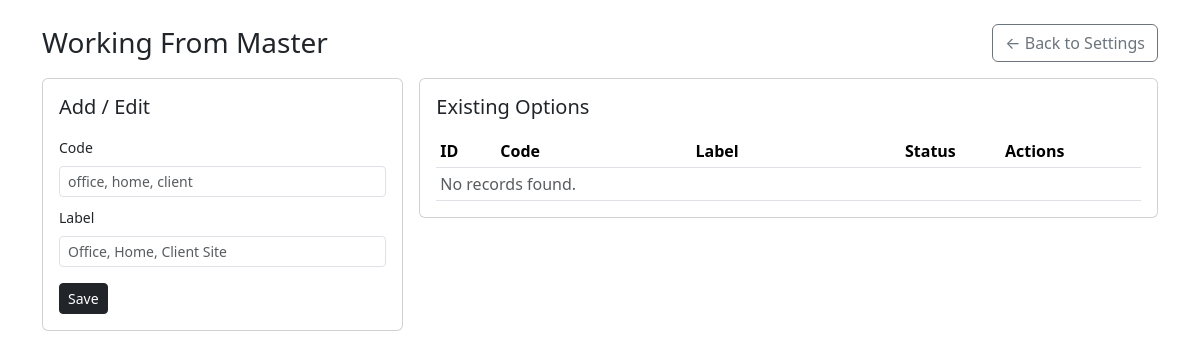
/admin/settings_workingfrom_tab.php, run on an earlier commit of the app's database.
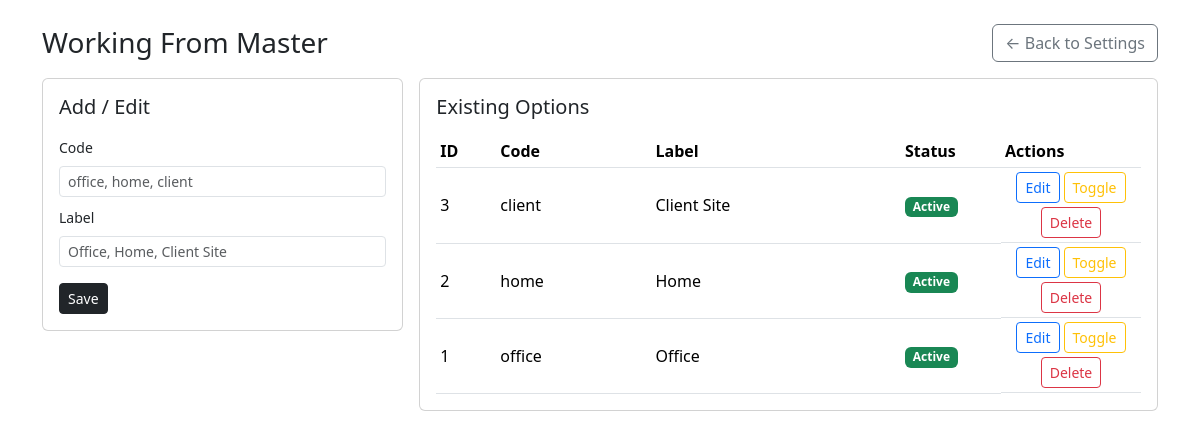
And on a later commit of the database.
### tables this page shows
CREATE TABLE `working_from_master` (
  `id` int(11) NOT NULL,
  `code` varchar(50) NOT NULL,
  `label` varchar(100) NOT NULL,
  `is_active` tinyint(1) NOT NULL DEFAULT 1,
  `created_at` timestamp NOT NULL DEFAULT current_timestamp(),
  `updated_at` timestamp NULL DEFAULT NULL
);

### admin/settings_workingfrom_tab.php (called while the page is built)
<?php
include 'working_from_settings.php';

### admin/working_from_settings.php (the view, shortened to what this page needs)
<?php
include 'db.php';
$con->query("CREATE TABLE IF NOT EXISTS working_from_master (
  id INT(11) NOT NULL AUTO_INCREMENT PRIMARY KEY,
  code VARCHAR(50) NOT NULL,
  label VARCHAR(100) NOT NULL,
  is_active TINYINT(1) NOT NULL DEFAULT 1,
  created_at TIMESTAMP NOT NULL DEFAULT CURRENT_TIMESTAMP,
  updated_at TIMESTAMP NULL DEFAULT NULL
) ENGINE=InnoDB DEFAULT CHARSET=utf8mb4 COLLATE=utf8mb4_general_ci;");
$list = $con->query("SELECT * FROM working_from_master ORDER BY is_active DESC, label ASC");
?>
<!DOCTYPE html>
<html lang="en">
<head>
  <link href="https://cdn.jsdelivr.net/npm/bootstrap@5.3.3/dist/css/bootstrap.min.css" rel="stylesheet">
</head>
<body>
<div class="container py-4">
  <div class="d-flex justify-content-between align-items-center mb-3">
    <h3 class="mb-0">Working From Master</h3>
    <a href="settings.php" class="btn btn-outline-secondary">&larr; Back to Settings</a>
  </div>
  <div class="row g-3">
    <div class="col-md-4">
      <div class="card">
        <div class="card-body">
          <h5 class="card-title mb-3">Add / Edit</h5>
          <form method="POST">
            <div class="mb-2">
              <label class="form-label small">Code</label>
              <input type="text" name="code" id="wfCode" class="form-control form-control-sm" placeholder="office, home, client" required>
            </div>
            <div class="mb-3">
              <label class="form-label small">Label</label>
              <input type="text" name="label" id="wfLabel" class="form-control form-control-sm" placeholder="Office, Home, Client Site" required>
            </div>
            <button type="submit" class="btn btn-sm btn-dark">Save</button>
          </form>
        </div>
      </div>
    </div>
    <div class="col-md-8">
      <div class="card">
        <div class="card-body">
          <h5 class="card-title mb-3">Existing Options</h5>
          <div class="table-responsive">
            <table class="table table-sm align-middle mb-0">
              <thead>
                <tr>
                  <th style="width:60px;">ID</th>
                  <th>Code</th>
                  <th>Label</th>
                  <th style="width:100px;">Status</th>
                  <th style="width:140px;">Actions</th>
                </tr>
              </thead>
              <tbody>
              <?php if ($list && $list->num_rows > 0): ?>
                <?php while ($row = $list->fetch_assoc()): ?>
                  <tr>
                    <td><?php echo (int)$row['id']; ?></td>
                    <td><?php echo htmlspecialchars($row['code']); ?></td>
                    <td><?php echo htmlspecialchars($row['label']); ?></td>
                    <td>
                      <?php if ((int)$row['is_active'] === 1): ?>
                        <span class="badge bg-success">Active</span>
                      <?php else: ?>
                        <span class="badge bg-secondary">Inactive</span>
                      <?php endif; ?>
                    </td>
                    <td class="actions-cell">
                      <button type="button" class="btn btn-sm btn-outline-primary"
                              onclick="editWorkingFrom(<?php echo (int)$row['id']; ?>, '<?php echo htmlspecialchars($row['code']); ?>', '<?php echo htmlspecialchars($row['label']); ?>')">
                        Edit
                      </button>
                      <a href="working_from_settings.php?toggle=<?php echo (int)$row['id']; ?>" class="btn btn-sm btn-outline-warning">
                        Toggle
                      </a>
                      <a href="working_from_settings.php?delete=<?php echo (int)$row['id']; ?>" class="btn btn-sm btn-outline-danger"
                         onclick="return confirm('Delete this option?');">
                        Delete
                      </a>
                    </td>
                  </tr>
                <?php endwhile; ?>
              <?php else: ?>
                <tr>
                  <td colspan="5" class="text-muted">No records found.</td>
                </tr>
              <?php endif; ?>
              </tbody>
            </table>
          </div>
        </div>
      </div>
    </div>
  </div>
</div>
</body>
</html>

### admin/working_from_settings.php (style rules this page uses)
.actions-cell { display: flex; flex-wrap: wrap; justify-content: center; gap: 0.25rem; }

What changed in the data, as far as the page shows it:
added working_from_master: id "3", code "client", label "Client Site", is_active "Active"
added working_from_master: id "2", code "home", label "Home", is_active "Active"
added working_from_master: id "1", code "office", label "Office", is_active "Active"
Also different on the page:
text no longer shown: "No records found."
